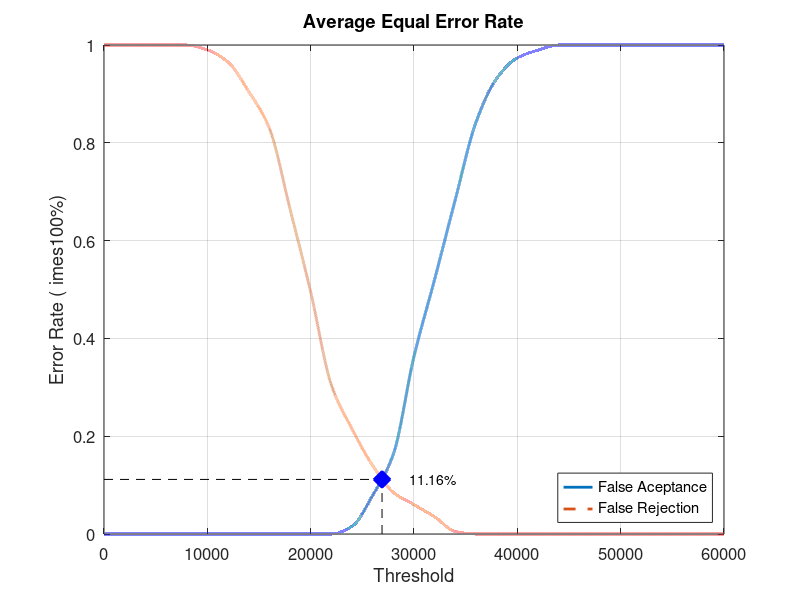
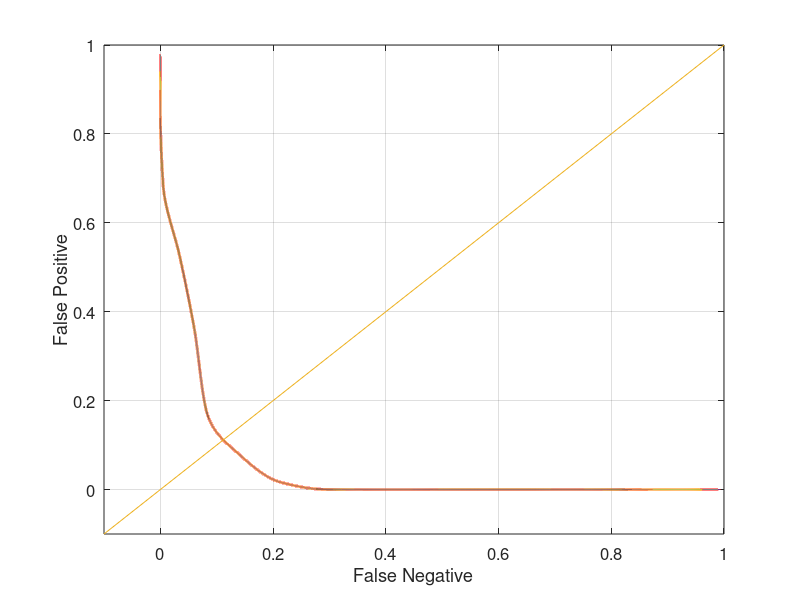

These figures' MATLAB source, in order:
close all;
clear;
clc;
x = 0:2000:60000;
xq = 0:0.5:60000;

y0 = [0 0 0 0 0 0 0 0 0 0 0 0 0.0157895 0.0789474 0.163158 0.363158 0.521053 0.684211 0.842105 0.931579 0.973684 0.989474 1 1 1 1 1 1 1 1 1]
yy0 = interp1(x, y0, xq, 'pchip');
y1 = [1 1 1 1 1 0.99 0.965 0.905 0.83 0.665 0.495 0.305 0.215 0.14 0.085 0.06 0.035 0.005 0 0 0 0 0 0 0 0 0 0 0 0 0]
yy1 = interp1(x, y1, xq, 'pchip');

% Calculating EER: 
y2 = abs(y0 - y1);
find(y2 == min(y2))
yy2 = abs(yy0 - yy1);
xEER = find(yy2 == min(yy2));
xEERIndex = xq(xEER) % X-axis EER
yEER = yy0(xEER) % Y-axis EER

main = figure
plot(xq, yy0,'-','LineWidth', 2);	hold on
plot(xq, yy1,'--','LineWidth', 2);	hold on
plot([xEERIndex xEERIndex], [0 yEER], 'k--');	hold on
plot([0 xEERIndex], [yEER yEER], 'k--');	hold on
plot(xEERIndex, yEER, 'bx', 'LineWidth', 10);	hold on
text(xEERIndex + 10 * xEERIndex / 100, yEER, [num2str(round((10000 * yEER)) / 100) '%'])
legend('False Aceptance', 'False Rejection', 'Location', 'SouthEast')
xlabel('Threshold')
ylabel('Error Rate (	imes100%)')
title('Average Equal Error Rate')
set(gca, 'FontSize', 12)
axis([0 60000 0 1])
grid on

print(main, 'Database1_3Main', '-dpng');
FNRxFPR = figure('Color', [1 1 1]);
plot(yy1, yy0, '-', yy1, yy0, 'LineWidth', 2);
hold on
y = -0.1:0.1:1
plot(y, y); 
set(gca, 'FontSize', 12)
xlabel('False Negative')
ylabel('False Positive')
axis([-0.1 1 -0.1 1])
set(gca, 'FontSize', 12)
grid on

print(FNRxFPR, 'Database1_3FNRxFPR','-dpng');
